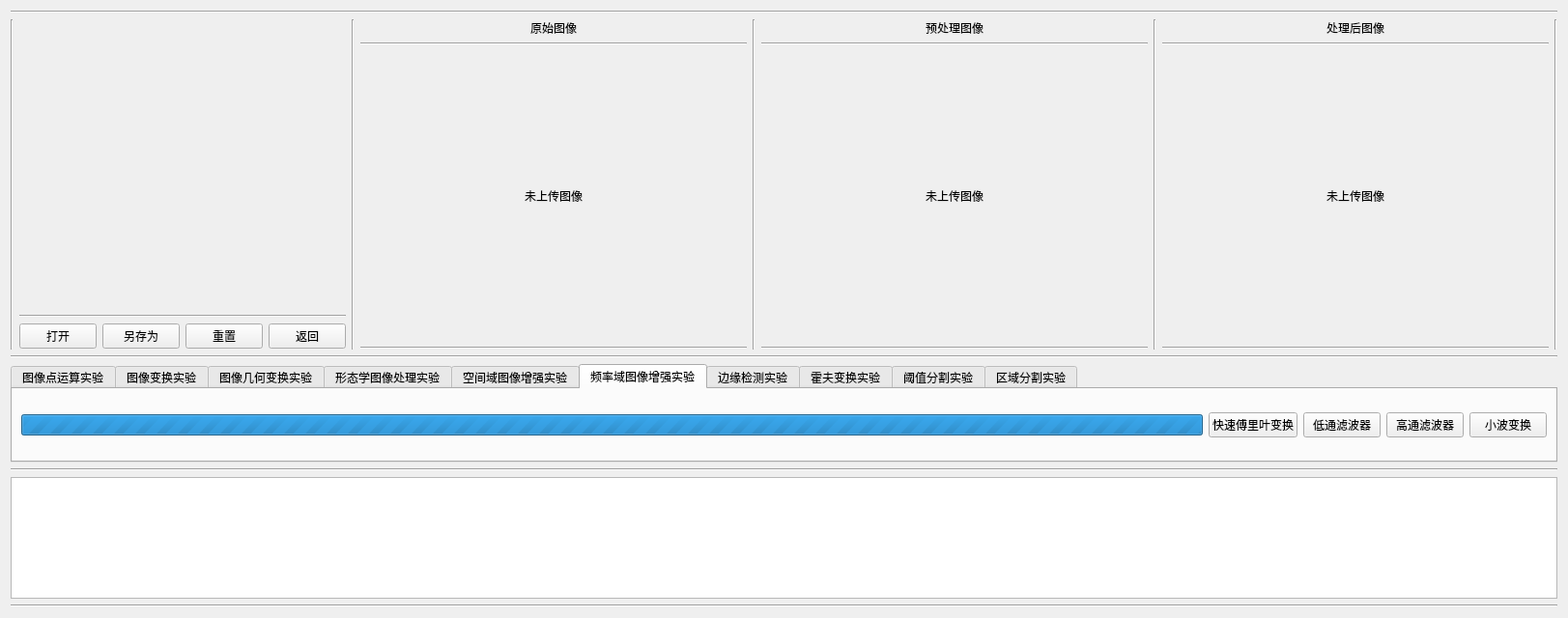
<?xml version="1.0" encoding="UTF-8"?>
<ui version="4.0">
 <class>Form</class>
 <widget class="QWidget" name="Form">
  <property name="geometry">
   <rect>
    <x>0</x>
    <y>0</y>
    <width>1598</width>
    <height>640</height>
   </rect>
  </property>
  <property name="sizePolicy">
   <sizepolicy hsizetype="MinimumExpanding" vsizetype="MinimumExpanding">
    <horstretch>0</horstretch>
    <verstretch>0</verstretch>
   </sizepolicy>
  </property>
  <property name="minimumSize">
   <size>
    <width>100</width>
    <height>100</height>
   </size>
  </property>
  <property name="windowTitle">
   <string>基础图像物理实验</string>
  </property>
  <layout class="QVBoxLayout" name="verticalLayout_2">
   <property name="sizeConstraint">
    <enum>QLayout::SetMinimumSize</enum>
   </property>
   <item>
    <widget class="Line" name="line_16">
     <property name="orientation">
      <enum>Qt::Horizontal</enum>
     </property>
    </widget>
   </item>
   <item>
    <layout class="QHBoxLayout" name="horizontalLayout">
     <item>
      <widget class="Line" name="line_18">
       <property name="orientation">
        <enum>Qt::Vertical</enum>
       </property>
      </widget>
     </item>
     <item>
      <layout class="QVBoxLayout" name="verticalLayout_4">
       <item>
        <widget class="QLabel" name="logo">
         <property name="sizePolicy">
          <sizepolicy hsizetype="Maximum" vsizetype="Maximum">
           <horstretch>0</horstretch>
           <verstretch>0</verstretch>
          </sizepolicy>
         </property>
         <property name="minimumSize">
          <size>
           <width>300</width>
           <height>300</height>
          </size>
         </property>
         <property name="maximumSize">
          <size>
           <width>300</width>
           <height>300</height>
          </size>
         </property>
         <property name="text">
          <string/>
         </property>
         <property name="scaledContents">
          <bool>false</bool>
         </property>
        </widget>
       </item>
       <item>
        <widget class="Line" name="line_9">
         <property name="orientation">
          <enum>Qt::Horizontal</enum>
         </property>
        </widget>
       </item>
       <item>
        <layout class="QHBoxLayout" name="horizontalLayout_2">
         <property name="sizeConstraint">
          <enum>QLayout::SetDefaultConstraint</enum>
         </property>
         <item alignment="Qt::AlignLeft|Qt::AlignVCenter">
          <widget class="QPushButton" name="chooseFile">
           <property name="sizePolicy">
            <sizepolicy hsizetype="Maximum" vsizetype="Maximum">
             <horstretch>0</horstretch>
             <verstretch>0</verstretch>
            </sizepolicy>
           </property>
           <property name="text">
            <string>打开</string>
           </property>
          </widget>
         </item>
         <item alignment="Qt::AlignLeft">
          <widget class="QPushButton" name="save">
           <property name="sizePolicy">
            <sizepolicy hsizetype="Maximum" vsizetype="Maximum">
             <horstretch>0</horstretch>
             <verstretch>0</verstretch>
            </sizepolicy>
           </property>
           <property name="text">
            <string>另存为</string>
           </property>
          </widget>
         </item>
         <item>
          <widget class="QPushButton" name="resButton">
           <property name="sizePolicy">
            <sizepolicy hsizetype="Expanding" vsizetype="Fixed">
             <horstretch>0</horstretch>
             <verstretch>0</verstretch>
            </sizepolicy>
           </property>
           <property name="text">
            <string>重置</string>
           </property>
          </widget>
         </item>
         <item>
          <widget class="QPushButton" name="stopButton">
           <property name="sizePolicy">
            <sizepolicy hsizetype="Expanding" vsizetype="Fixed">
             <horstretch>0</horstretch>
             <verstretch>0</verstretch>
            </sizepolicy>
           </property>
           <property name="text">
            <string>返回</string>
           </property>
          </widget>
         </item>
        </layout>
       </item>
      </layout>
     </item>
     <item>
      <widget class="Line" name="line_6">
       <property name="orientation">
        <enum>Qt::Vertical</enum>
       </property>
      </widget>
     </item>
     <item>
      <layout class="QVBoxLayout" name="verticalLayout">
       <item alignment="Qt::AlignHCenter|Qt::AlignVCenter">
        <widget class="QLabel" name="label">
         <property name="text">
          <string>原始图像</string>
         </property>
        </widget>
       </item>
       <item>
        <widget class="Line" name="line_10">
         <property name="orientation">
          <enum>Qt::Horizontal</enum>
         </property>
        </widget>
       </item>
       <item alignment="Qt::AlignLeft">
        <widget class="QLabel" name="oImage">
         <property name="sizePolicy">
          <sizepolicy hsizetype="MinimumExpanding" vsizetype="MinimumExpanding">
           <horstretch>0</horstretch>
           <verstretch>0</verstretch>
          </sizepolicy>
         </property>
         <property name="minimumSize">
          <size>
           <width>400</width>
           <height>300</height>
          </size>
         </property>
         <property name="maximumSize">
          <size>
           <width>400</width>
           <height>300</height>
          </size>
         </property>
         <property name="text">
          <string>未上传图像</string>
         </property>
         <property name="alignment">
          <set>Qt::AlignCenter</set>
         </property>
        </widget>
       </item>
       <item>
        <widget class="Line" name="line_13">
         <property name="orientation">
          <enum>Qt::Horizontal</enum>
         </property>
        </widget>
       </item>
      </layout>
     </item>
     <item>
      <widget class="Line" name="line_5">
       <property name="orientation">
        <enum>Qt::Vertical</enum>
       </property>
      </widget>
     </item>
     <item>
      <layout class="QVBoxLayout" name="verticalLayout_5">
       <item alignment="Qt::AlignHCenter|Qt::AlignTop">
        <widget class="QLabel" name="label_2">
         <property name="sizePolicy">
          <sizepolicy hsizetype="Preferred" vsizetype="Preferred">
           <horstretch>0</horstretch>
           <verstretch>0</verstretch>
          </sizepolicy>
         </property>
         <property name="minimumSize">
          <size>
           <width>0</width>
           <height>0</height>
          </size>
         </property>
         <property name="text">
          <string>预处理图像</string>
         </property>
         <property name="alignment">
          <set>Qt::AlignCenter</set>
         </property>
        </widget>
       </item>
       <item>
        <widget class="Line" name="line_11">
         <property name="orientation">
          <enum>Qt::Horizontal</enum>
         </property>
        </widget>
       </item>
       <item>
        <widget class="QLabel" name="pImage">
         <property name="sizePolicy">
          <sizepolicy hsizetype="MinimumExpanding" vsizetype="MinimumExpanding">
           <horstretch>0</horstretch>
           <verstretch>0</verstretch>
          </sizepolicy>
         </property>
         <property name="minimumSize">
          <size>
           <width>400</width>
           <height>300</height>
          </size>
         </property>
         <property name="maximumSize">
          <size>
           <width>400</width>
           <height>300</height>
          </size>
         </property>
         <property name="text">
          <string>未上传图像</string>
         </property>
         <property name="alignment">
          <set>Qt::AlignCenter</set>
         </property>
        </widget>
       </item>
       <item>
        <widget class="Line" name="line_14">
         <property name="orientation">
          <enum>Qt::Horizontal</enum>
         </property>
        </widget>
       </item>
      </layout>
     </item>
     <item>
      <widget class="Line" name="line_7">
       <property name="orientation">
        <enum>Qt::Vertical</enum>
       </property>
      </widget>
     </item>
     <item>
      <layout class="QVBoxLayout" name="verticalLayout_3">
       <item alignment="Qt::AlignHCenter|Qt::AlignVCenter">
        <widget class="QLabel" name="label_3">
         <property name="text">
          <string>处理后图像</string>
         </property>
        </widget>
       </item>
       <item>
        <widget class="Line" name="line_12">
         <property name="orientation">
          <enum>Qt::Horizontal</enum>
         </property>
        </widget>
       </item>
       <item>
        <widget class="QLabel" name="rImage">
         <property name="sizePolicy">
          <sizepolicy hsizetype="MinimumExpanding" vsizetype="MinimumExpanding">
           <horstretch>0</horstretch>
           <verstretch>0</verstretch>
          </sizepolicy>
         </property>
         <property name="minimumSize">
          <size>
           <width>400</width>
           <height>300</height>
          </size>
         </property>
         <property name="maximumSize">
          <size>
           <width>400</width>
           <height>300</height>
          </size>
         </property>
         <property name="text">
          <string>未上传图像</string>
         </property>
         <property name="alignment">
          <set>Qt::AlignCenter</set>
         </property>
        </widget>
       </item>
       <item>
        <widget class="Line" name="line_15">
         <property name="orientation">
          <enum>Qt::Horizontal</enum>
         </property>
        </widget>
       </item>
      </layout>
     </item>
     <item>
      <widget class="Line" name="line_17">
       <property name="orientation">
        <enum>Qt::Vertical</enum>
       </property>
      </widget>
     </item>
    </layout>
   </item>
   <item>
    <widget class="Line" name="line_8">
     <property name="orientation">
      <enum>Qt::Horizontal</enum>
     </property>
    </widget>
   </item>
   <item>
    <widget class="QTabWidget" name="tabWidget">
     <property name="sizePolicy">
      <sizepolicy hsizetype="Expanding" vsizetype="Preferred">
       <horstretch>0</horstretch>
       <verstretch>0</verstretch>
      </sizepolicy>
     </property>
     <property name="currentIndex">
      <number>5</number>
     </property>
     <widget class="QWidget" name="tab">
      <attribute name="title">
       <string>图像点运算实验</string>
      </attribute>
      <layout class="QHBoxLayout" name="horizontalLayout_8">
       <item>
        <widget class="QProgressBar" name="progressBar_6">
         <property name="maximum">
          <number>0</number>
         </property>
         <property name="value">
          <number>-1</number>
         </property>
        </widget>
       </item>
       <item>
        <widget class="QPushButton" name="grey">
         <property name="sizePolicy">
          <sizepolicy hsizetype="Fixed" vsizetype="Fixed">
           <horstretch>0</horstretch>
           <verstretch>0</verstretch>
          </sizepolicy>
         </property>
         <property name="text">
          <string>灰度变换</string>
         </property>
        </widget>
       </item>
      </layout>
     </widget>
     <widget class="QWidget" name="tab_2">
      <attribute name="title">
       <string>图像变换实验</string>
      </attribute>
      <layout class="QHBoxLayout" name="horizontalLayout_3">
       <item>
        <widget class="QProgressBar" name="progressBar_2">
         <property name="maximum">
          <number>0</number>
         </property>
         <property name="value">
          <number>-1</number>
         </property>
        </widget>
       </item>
       <item alignment="Qt::AlignRight">
        <widget class="QLabel" name="label_9">
         <property name="sizePolicy">
          <sizepolicy hsizetype="Preferred" vsizetype="Preferred">
           <horstretch>0</horstretch>
           <verstretch>0</verstretch>
          </sizepolicy>
         </property>
         <property name="text">
          <string>选择变换方法：</string>
         </property>
        </widget>
       </item>
       <item>
        <widget class="QComboBox" name="Trans_Opt">
         <property name="sizePolicy">
          <sizepolicy hsizetype="Fixed" vsizetype="Fixed">
           <horstretch>0</horstretch>
           <verstretch>0</verstretch>
          </sizepolicy>
         </property>
         <item>
          <property name="text">
           <string>Hough</string>
          </property>
         </item>
         <item>
          <property name="text">
           <string>傅里叶</string>
          </property>
         </item>
        </widget>
       </item>
       <item>
        <widget class="QPushButton" name="Trans_radon">
         <property name="sizePolicy">
          <sizepolicy hsizetype="Maximum" vsizetype="Fixed">
           <horstretch>0</horstretch>
           <verstretch>0</verstretch>
          </sizepolicy>
         </property>
         <property name="text">
          <string>变换</string>
         </property>
        </widget>
       </item>
      </layout>
     </widget>
     <widget class="QWidget" name="tab_3">
      <attribute name="title">
       <string>图像几何变换实验</string>
      </attribute>
      <layout class="QHBoxLayout" name="horizontalLayout_4">
       <item>
        <widget class="QProgressBar" name="progressBar_3">
         <property name="maximum">
          <number>0</number>
         </property>
         <property name="value">
          <number>-1</number>
         </property>
        </widget>
       </item>
       <item alignment="Qt::AlignLeft">
        <widget class="QLabel" name="label_6">
         <property name="sizePolicy">
          <sizepolicy hsizetype="Maximum" vsizetype="Preferred">
           <horstretch>0</horstretch>
           <verstretch>0</verstretch>
          </sizepolicy>
         </property>
         <property name="maximumSize">
          <size>
           <width>150</width>
           <height>16777215</height>
          </size>
         </property>
         <property name="text">
          <string>平移：X坐标偏移量：</string>
         </property>
        </widget>
       </item>
       <item>
        <widget class="QLineEdit" name="delta_x">
         <property name="sizePolicy">
          <sizepolicy hsizetype="Maximum" vsizetype="Fixed">
           <horstretch>0</horstretch>
           <verstretch>0</verstretch>
          </sizepolicy>
         </property>
         <property name="maximumSize">
          <size>
           <width>50</width>
           <height>16777215</height>
          </size>
         </property>
         <property name="text">
          <string>0</string>
         </property>
         <property name="alignment">
          <set>Qt::AlignRight|Qt::AlignTrailing|Qt::AlignVCenter</set>
         </property>
        </widget>
       </item>
       <item>
        <widget class="QLabel" name="label_7">
         <property name="sizePolicy">
          <sizepolicy hsizetype="Maximum" vsizetype="Preferred">
           <horstretch>0</horstretch>
           <verstretch>0</verstretch>
          </sizepolicy>
         </property>
         <property name="maximumSize">
          <size>
           <width>150</width>
           <height>16777215</height>
          </size>
         </property>
         <property name="text">
          <string>Y坐标偏移量：</string>
         </property>
        </widget>
       </item>
       <item>
        <widget class="QLineEdit" name="delta_y">
         <property name="sizePolicy">
          <sizepolicy hsizetype="Maximum" vsizetype="Fixed">
           <horstretch>0</horstretch>
           <verstretch>0</verstretch>
          </sizepolicy>
         </property>
         <property name="minimumSize">
          <size>
           <width>0</width>
           <height>0</height>
          </size>
         </property>
         <property name="maximumSize">
          <size>
           <width>50</width>
           <height>16777215</height>
          </size>
         </property>
         <property name="text">
          <string>0</string>
         </property>
         <property name="alignment">
          <set>Qt::AlignRight|Qt::AlignTrailing|Qt::AlignVCenter</set>
         </property>
        </widget>
       </item>
       <item>
        <widget class="Line" name="line">
         <property name="orientation">
          <enum>Qt::Vertical</enum>
         </property>
        </widget>
       </item>
       <item>
        <layout class="QVBoxLayout" name="verticalLayout_6">
         <item>
          <widget class="QCheckBox" name="HMcheckBox">
           <property name="sizePolicy">
            <sizepolicy hsizetype="Maximum" vsizetype="Fixed">
             <horstretch>0</horstretch>
             <verstretch>0</verstretch>
            </sizepolicy>
           </property>
           <property name="text">
            <string>水平镜像</string>
           </property>
          </widget>
         </item>
         <item>
          <widget class="QCheckBox" name="VMcheckBox">
           <property name="sizePolicy">
            <sizepolicy hsizetype="Maximum" vsizetype="Fixed">
             <horstretch>0</horstretch>
             <verstretch>0</verstretch>
            </sizepolicy>
           </property>
           <property name="text">
            <string>垂直镜像</string>
           </property>
          </widget>
         </item>
        </layout>
       </item>
       <item>
        <widget class="Line" name="line_2">
         <property name="orientation">
          <enum>Qt::Vertical</enum>
         </property>
        </widget>
       </item>
       <item>
        <widget class="QLabel" name="label_8">
         <property name="text">
          <string>旋转角度(°)：</string>
         </property>
        </widget>
       </item>
       <item>
        <widget class="QLineEdit" name="delta_degree">
         <property name="sizePolicy">
          <sizepolicy hsizetype="Maximum" vsizetype="Fixed">
           <horstretch>0</horstretch>
           <verstretch>0</verstretch>
          </sizepolicy>
         </property>
         <property name="maximumSize">
          <size>
           <width>80</width>
           <height>16777215</height>
          </size>
         </property>
         <property name="text">
          <string>0</string>
         </property>
         <property name="alignment">
          <set>Qt::AlignRight|Qt::AlignTrailing|Qt::AlignVCenter</set>
         </property>
        </widget>
       </item>
       <item>
        <widget class="QLabel" name="label_4">
         <property name="sizePolicy">
          <sizepolicy hsizetype="Minimum" vsizetype="Minimum">
           <horstretch>0</horstretch>
           <verstretch>0</verstretch>
          </sizepolicy>
         </property>
         <property name="text">
          <string>°</string>
         </property>
        </widget>
       </item>
       <item>
        <widget class="Line" name="line_3">
         <property name="orientation">
          <enum>Qt::Vertical</enum>
         </property>
        </widget>
       </item>
       <item>
        <widget class="QPushButton" name="G_Trans">
         <property name="text">
          <string>变换</string>
         </property>
        </widget>
       </item>
      </layout>
     </widget>
     <widget class="QWidget" name="tab_4">
      <attribute name="title">
       <string>形态学图像处理实验</string>
      </attribute>
      <layout class="QHBoxLayout" name="horizontalLayout_5">
       <item>
        <widget class="QProgressBar" name="progressBar_4">
         <property name="maximum">
          <number>0</number>
         </property>
         <property name="value">
          <number>-1</number>
         </property>
        </widget>
       </item>
       <item>
        <widget class="QLabel" name="label_5">
         <property name="text">
          <string>设置膨胀与腐蚀核：</string>
         </property>
        </widget>
       </item>
       <item>
        <widget class="QLineEdit" name="ED_KERNEL_SIZE">
         <property name="sizePolicy">
          <sizepolicy hsizetype="Preferred" vsizetype="Fixed">
           <horstretch>0</horstretch>
           <verstretch>0</verstretch>
          </sizepolicy>
         </property>
         <property name="text">
          <string>3</string>
         </property>
         <property name="alignment">
          <set>Qt::AlignRight|Qt::AlignTrailing|Qt::AlignVCenter</set>
         </property>
        </widget>
       </item>
       <item alignment="Qt::AlignRight">
        <widget class="QPushButton" name="dilate">
         <property name="sizePolicy">
          <sizepolicy hsizetype="Maximum" vsizetype="Fixed">
           <horstretch>0</horstretch>
           <verstretch>0</verstretch>
          </sizepolicy>
         </property>
         <property name="text">
          <string>膨胀</string>
         </property>
        </widget>
       </item>
       <item>
        <widget class="QPushButton" name="erode">
         <property name="sizePolicy">
          <sizepolicy hsizetype="Maximum" vsizetype="Fixed">
           <horstretch>0</horstretch>
           <verstretch>0</verstretch>
          </sizepolicy>
         </property>
         <property name="text">
          <string>腐蚀</string>
         </property>
        </widget>
       </item>
      </layout>
     </widget>
     <widget class="QWidget" name="tab_5">
      <attribute name="title">
       <string>空间域图像增强实验</string>
      </attribute>
      <layout class="QHBoxLayout" name="horizontalLayout_6">
       <item>
        <widget class="QProgressBar" name="progressBar">
         <property name="maximum">
          <number>0</number>
         </property>
         <property name="value">
          <number>-1</number>
         </property>
        </widget>
       </item>
       <item>
        <widget class="QLabel" name="label_10">
         <property name="text">
          <string>核大小（常用3*3或5*5）：</string>
         </property>
        </widget>
       </item>
       <item>
        <widget class="QLineEdit" name="FILTER_KERNEL_SIZE">
         <property name="sizePolicy">
          <sizepolicy hsizetype="Preferred" vsizetype="Fixed">
           <horstretch>0</horstretch>
           <verstretch>0</verstretch>
          </sizepolicy>
         </property>
         <property name="text">
          <string>3</string>
         </property>
         <property name="alignment">
          <set>Qt::AlignRight|Qt::AlignTrailing|Qt::AlignVCenter</set>
         </property>
        </widget>
       </item>
       <item alignment="Qt::AlignRight">
        <widget class="QPushButton" name="smooth">
         <property name="sizePolicy">
          <sizepolicy hsizetype="Maximum" vsizetype="Fixed">
           <horstretch>0</horstretch>
           <verstretch>0</verstretch>
          </sizepolicy>
         </property>
         <property name="text">
          <string>图像平滑</string>
         </property>
        </widget>
       </item>
       <item>
        <widget class="QPushButton" name="filter">
         <property name="sizePolicy">
          <sizepolicy hsizetype="Maximum" vsizetype="Fixed">
           <horstretch>0</horstretch>
           <verstretch>0</verstretch>
          </sizepolicy>
         </property>
         <property name="text">
          <string>中值滤波</string>
         </property>
        </widget>
       </item>
       <item alignment="Qt::AlignRight">
        <widget class="QPushButton" name="sharpen">
         <property name="sizePolicy">
          <sizepolicy hsizetype="Maximum" vsizetype="Fixed">
           <horstretch>0</horstretch>
           <verstretch>0</verstretch>
          </sizepolicy>
         </property>
         <property name="text">
          <string>图像锐化</string>
         </property>
        </widget>
       </item>
      </layout>
     </widget>
     <widget class="QWidget" name="tab_6">
      <attribute name="title">
       <string>频率域图像增强实验</string>
      </attribute>
      <layout class="QHBoxLayout" name="horizontalLayout_7">
       <item>
        <widget class="QProgressBar" name="progressBar_5">
         <property name="maximum">
          <number>0</number>
         </property>
         <property name="value">
          <number>-1</number>
         </property>
        </widget>
       </item>
       <item>
        <widget class="QPushButton" name="FFT">
         <property name="sizePolicy">
          <sizepolicy hsizetype="Maximum" vsizetype="Fixed">
           <horstretch>0</horstretch>
           <verstretch>0</verstretch>
          </sizepolicy>
         </property>
         <property name="text">
          <string>快速傅里叶变换</string>
         </property>
        </widget>
       </item>
       <item>
        <widget class="QPushButton" name="lowPassFiltering">
         <property name="sizePolicy">
          <sizepolicy hsizetype="Maximum" vsizetype="Fixed">
           <horstretch>0</horstretch>
           <verstretch>0</verstretch>
          </sizepolicy>
         </property>
         <property name="text">
          <string>低通滤波器</string>
         </property>
        </widget>
       </item>
       <item>
        <widget class="QPushButton" name="highPassFiltering">
         <property name="sizePolicy">
          <sizepolicy hsizetype="Maximum" vsizetype="Fixed">
           <horstretch>0</horstretch>
           <verstretch>0</verstretch>
          </sizepolicy>
         </property>
         <property name="text">
          <string>高通滤波器</string>
         </property>
        </widget>
       </item>
       <item>
        <widget class="QPushButton" name="DWT">
         <property name="sizePolicy">
          <sizepolicy hsizetype="Maximum" vsizetype="Fixed">
           <horstretch>0</horstretch>
           <verstretch>0</verstretch>
          </sizepolicy>
         </property>
         <property name="text">
          <string>小波变换</string>
         </property>
        </widget>
       </item>
      </layout>
     </widget>
     <widget class="QWidget" name="tab_7">
      <attribute name="title">
       <string>边缘检测实验</string>
      </attribute>
      <layout class="QHBoxLayout" name="horizontalLayout_9">
       <item>
        <widget class="QProgressBar" name="progressBar_7">
         <property name="maximum">
          <number>0</number>
         </property>
         <property name="value">
          <number>-1</number>
         </property>
        </widget>
       </item>
       <item>
        <widget class="QPushButton" name="pushButton_15">
         <property name="sizePolicy">
          <sizepolicy hsizetype="Fixed" vsizetype="Fixed">
           <horstretch>0</horstretch>
           <verstretch>0</verstretch>
          </sizepolicy>
         </property>
         <property name="text">
          <string>PushButton</string>
         </property>
        </widget>
       </item>
      </layout>
     </widget>
     <widget class="QWidget" name="tab_8">
      <attribute name="title">
       <string>霍夫变换实验</string>
      </attribute>
      <layout class="QHBoxLayout" name="horizontalLayout_10">
       <item>
        <widget class="QProgressBar" name="progressBar_8">
         <property name="maximum">
          <number>0</number>
         </property>
         <property name="value">
          <number>-1</number>
         </property>
        </widget>
       </item>
       <item>
        <widget class="QPushButton" name="pushButton_16">
         <property name="sizePolicy">
          <sizepolicy hsizetype="Fixed" vsizetype="Fixed">
           <horstretch>0</horstretch>
           <verstretch>0</verstretch>
          </sizepolicy>
         </property>
         <property name="text">
          <string>PushButton</string>
         </property>
        </widget>
       </item>
      </layout>
     </widget>
     <widget class="QWidget" name="tab_9">
      <attribute name="title">
       <string>阈值分割实验</string>
      </attribute>
      <layout class="QHBoxLayout" name="horizontalLayout_11">
       <item>
        <widget class="QProgressBar" name="progressBar_9">
         <property name="maximum">
          <number>0</number>
         </property>
         <property name="value">
          <number>-1</number>
         </property>
        </widget>
       </item>
       <item>
        <widget class="QPushButton" name="pushButton_17">
         <property name="sizePolicy">
          <sizepolicy hsizetype="Fixed" vsizetype="Fixed">
           <horstretch>0</horstretch>
           <verstretch>0</verstretch>
          </sizepolicy>
         </property>
         <property name="text">
          <string>PushButton</string>
         </property>
        </widget>
       </item>
      </layout>
     </widget>
     <widget class="QWidget" name="tab_10">
      <attribute name="title">
       <string>区域分割实验</string>
      </attribute>
      <layout class="QHBoxLayout" name="horizontalLayout_12">
       <item>
        <widget class="QProgressBar" name="progressBar_10">
         <property name="maximum">
          <number>0</number>
         </property>
         <property name="value">
          <number>-1</number>
         </property>
        </widget>
       </item>
       <item>
        <widget class="QPushButton" name="pushButton_18">
         <property name="sizePolicy">
          <sizepolicy hsizetype="Fixed" vsizetype="Fixed">
           <horstretch>0</horstretch>
           <verstretch>0</verstretch>
          </sizepolicy>
         </property>
         <property name="text">
          <string>PushButton</string>
         </property>
        </widget>
       </item>
      </layout>
     </widget>
    </widget>
   </item>
   <item>
    <widget class="Line" name="line_20">
     <property name="orientation">
      <enum>Qt::Horizontal</enum>
     </property>
    </widget>
   </item>
   <item>
    <widget class="QTextEdit" name="textEdit"/>
   </item>
   <item>
    <widget class="Line" name="line_19">
     <property name="orientation">
      <enum>Qt::Horizontal</enum>
     </property>
    </widget>
   </item>
  </layout>
 </widget>
 <resources/>
 <connections/>
</ui>
